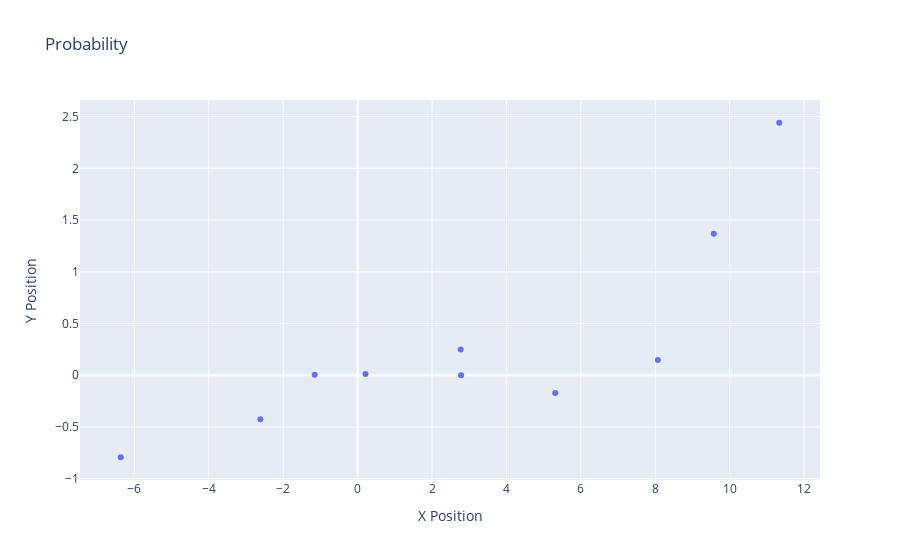

Notebook code for this chart:
### Code cell
import plotly.graph_objs as go
from plotly.subplots import make_subplots

traj = np.asarray(results['Traj.r'].tolist())

# Create the figure object
fig = make_subplots(rows=1, cols=1)
fig.layout.title = "Probability"
fig.layout.yaxis.title = 'Y Position'

fig.add_trace(
    go.Scatter(
        x=traj[:,0],
        y=traj[:,1],
        mode = 'markers'
    ),
    row = 1,
    col = 1,
)
fig.get_subplot(1, 1).xaxis.title = "X Position"

fig.show()

### Figure 1 — Plotly figure (JSON) as saved in the notebook; plotly's stock layout.template omitted (floating-point values rounded to 4 significant figures)
{"data": [{"mode": "markers", "type": "scatter", "x": [2.782, 2.77, -2.615, 8.07, 0.2121, 11.33, -6.367, 5.312, -1.154, 9.573], "xaxis": "x", "y": [-5.68e-07, 0.25, -0.4263, 0.1486, 0.01194, 2.44, -0.7924, -0.1705, 0.004796, 1.367], "yaxis": "y"}], "layout": {"title": {"text": "Probability"}, "xaxis": {"anchor": "y", "domain": [0, 1], "title": {"text": "X Position"}}, "yaxis": {"anchor": "x", "domain": [0, 1], "title": {"text": "Y Position"}}}}
